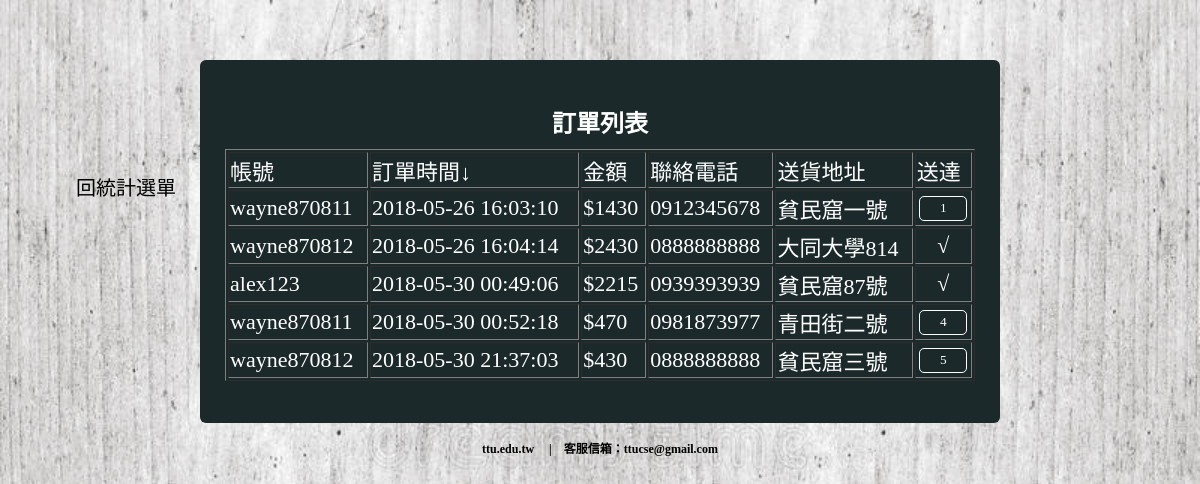
The app's page /manager_statistic3.php (signed in) with its own data.
### include/db_func.php (called while the page is built, shortened)
<?php
function querydb($querystr, $conn_id) {
    try {
        $result = $conn_id->query($querystr);
    } catch (PDOException $e) {
        die ("資料庫查詢失敗，請重試，若問題仍在，請通知管理單位。");
    }
    $rs = array();
    if ($result) $rs = $result->fetchall();
    return $rs;
}
?>

### manager_statistic3.php (the view, shortened to what this page needs)
<?php
require_once("./include/configure.php");
require_once("./include/db_func.php");
$db_conn = connect2db($dbhost, $dbuser, $dbpwd, $dbname);
$result = querydb("SELECT * FROM `訂單` ORDER BY `訂單`.`訂單編號` ASC", $db_conn);
?>
<html>
<head>
	<link rel="stylesheet" type="text/css" href="css/style.css" />
</head>
<nav>
<nav>
  <ul>
	<li><a href="manager_statistic.php">回統計選單</a></li>
  </ul>
</nav>
<body>
	<form name="button" Method="post" action="manager_check.php">
	<div id="main-box" style="width:800px;">
		<center>
		<h2 style="color:white">訂單列表</h2>
		<div  style="max-height:600px;overflow:auto" class="scrollbar">
		<table width="750" border="1" style="color:white;">
			<tr>
				<td>帳號</td>
				<td>訂單時間↓</td>
				<td>金額</td>
				<td>聯絡電話</td>
				<td>送貨地址</td>
				<td>送達</td>
			</tr>
			<?php
				foreach ($result as $row) {
					echo '<tr>';
					echo '<td>'.$row['帳號'].'</td>';
					echo '<td>'.$row['訂單時間'].'</td>';
					echo '<td>$'.$row['總金額'].'</td>';
					echo '<td>'.$row['電話'].'</td>';
					echo '<td>'.$row['地址'].'</td>';
					if($row['已送達'] == '1')
						echo '<td style="text-align:center">'.'√'.'</td>';
					else
						echo '<td style="text-align:center">'.'<input name="check" type="submit" value="'.$row['訂單編號'].'"class="btcheck" ></a>'.'</td>';
					echo '</tr>';
				}
			?>
		</table>
		</center>
		<br>
	</div>
	</form>
	<div class="footer">
		<a href="http://www.ttu.edu.tw" target="_blank" style="color: black;text-decoration:none;">ttu.edu.tw</a> &emsp;|&emsp;客服信箱：ttucse@gmail.com <br>
	</div>
</body>
</html>

### css/style.css (style rules this page uses)
* { color:white; }
body { margin:0; padding:0; font-family: "微軟正黑體"; min-width:800px; background-image: url(../images/background2.jpg); background-repeat: repeat-y; background-size:cover; }
h2 { margin-top:20px; margin-bottom:10px; }
input { color:black; }
nav ul { overflow:visible; position: fixed; float: left; font-family: "微軟正黑體"; font-size:20px; padding-left:5%; padding-top:100px; line-height: 40px; margin: 0; width: 15%; list-style-type:none;' }
nav li a { display:block; color: #000; padding: 8px 16px; text-decoration: none; }
table { font-size:22px; }
.btcheck { width:48px; height:25px; border: #FFF 1px solid; text-align:center; color:#fff; border-radius: 5px; background:none; font-family: "微軟正黑體"; cursor:pointer; }
#main-box { background:#1c292b; margin: 5% auto 1% auto; padding: 2% 0 2% 0; text-align:center; border-radius: 6px; width:450px; }
.footer { color:#000000; font-size:75%; text-align:center; font-weight:bold; padding-bottom: 15px; }

### records on screen
訂單: 帳號 "wayne870811", 訂單時間 "2018-05-26 16:03:10", 總金額 "1430", 電話 "0912345678", 地址 "貧民窟一號", check "1"
訂單: 帳號 "wayne870812", 訂單時間 "2018-05-26 16:04:14", 總金額 "2430", 電話 "0888888888", 地址 "大同大學814"
訂單: 帳號 "alex123", 訂單時間 "2018-05-30 00:49:06", 總金額 "2215", 電話 "0939393939", 地址 "貧民窟87號"
訂單: 帳號 "wayne870811", 訂單時間 "2018-05-30 00:52:18", 總金額 "470", 電話 "0981873977", 地址 "青田街二號", check "4"
訂單: 帳號 "wayne870812", 訂單時間 "2018-05-30 21:37:03", 總金額 "430", 電話 "0888888888", 地址 "貧民窟三號", check "5"
